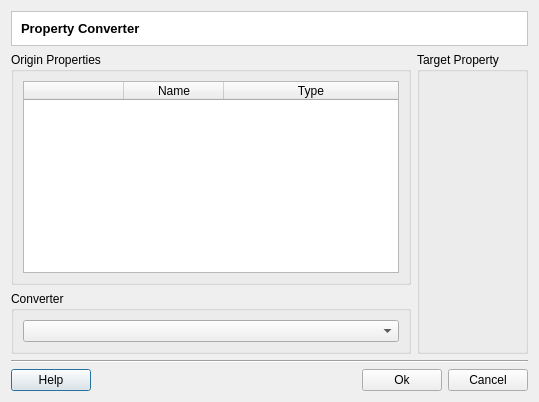
<?xml version="1.0" encoding="UTF-8"?>
<ui version="4.0">
 <class>PropertyConverterDialogForm</class>
 <widget class="QDialog" name="PropertyConverterDialogForm">
  <property name="geometry">
   <rect>
    <x>0</x>
    <y>0</y>
    <width>541</width>
    <height>428</height>
   </rect>
  </property>
  <property name="windowTitle">
   <string>Property Converter</string>
  </property>
  <layout class="QGridLayout" name="gridLayout_8">
   <property name="sizeConstraint">
    <enum>QLayout::SetFixedSize</enum>
   </property>
   <item row="0" column="0">
    <layout class="QGridLayout" name="gridLayout_7">
     <item row="0" column="0">
      <widget class="QFrame" name="frame">
       <property name="styleSheet">
        <string notr="true">QWidget { background: white }</string>
       </property>
       <property name="frameShape">
        <enum>QFrame::StyledPanel</enum>
       </property>
       <property name="frameShadow">
        <enum>QFrame::Sunken</enum>
       </property>
       <layout class="QVBoxLayout" name="verticalLayout_5">
        <item>
         <widget class="QLabel" name="m_titleLabel">
          <property name="font">
           <font>
            <pointsize>10</pointsize>
            <weight>75</weight>
            <bold>true</bold>
           </font>
          </property>
          <property name="text">
           <string>Property Converter</string>
          </property>
         </widget>
        </item>
       </layout>
      </widget>
     </item>
     <item row="1" column="0">
      <layout class="QGridLayout" name="gridLayout_4">
       <item row="0" column="0">
        <widget class="QGroupBox" name="groupBox">
         <property name="minimumSize">
          <size>
           <width>400</width>
           <height>0</height>
          </size>
         </property>
         <property name="title">
          <string>Origin Properties</string>
         </property>
         <layout class="QGridLayout" name="gridLayout">
          <item row="0" column="0">
           <widget class="QTableWidget" name="m_tableWidget">
            <property name="alternatingRowColors">
             <bool>true</bool>
            </property>
            <property name="selectionMode">
             <enum>QAbstractItemView::NoSelection</enum>
            </property>
            <property name="selectionBehavior">
             <enum>QAbstractItemView::SelectRows</enum>
            </property>
            <attribute name="horizontalHeaderMinimumSectionSize">
             <number>29</number>
            </attribute>
            <attribute name="horizontalHeaderStretchLastSection">
             <bool>true</bool>
            </attribute>
            <column>
             <property name="text">
              <string/>
             </property>
            </column>
            <column>
             <property name="text">
              <string>Name</string>
             </property>
            </column>
            <column>
             <property name="text">
              <string>Type</string>
             </property>
            </column>
           </widget>
          </item>
         </layout>
        </widget>
       </item>
       <item row="0" column="1" rowspan="2">
        <widget class="QGroupBox" name="groupBox_3">
         <property name="title">
          <string>Target Property</string>
         </property>
         <layout class="QGridLayout" name="gridLayout_3">
          <item row="0" column="0">
           <widget class="QWidget" name="m_widget" native="true">
            <property name="sizePolicy">
             <sizepolicy hsizetype="MinimumExpanding" vsizetype="MinimumExpanding">
              <horstretch>0</horstretch>
              <verstretch>0</verstretch>
             </sizepolicy>
            </property>
           </widget>
          </item>
         </layout>
        </widget>
       </item>
       <item row="1" column="0">
        <widget class="QGroupBox" name="groupBox_2">
         <property name="title">
          <string>Converter</string>
         </property>
         <layout class="QGridLayout" name="gridLayout_2">
          <item row="0" column="0">
           <widget class="QComboBox" name="m_comboBox"/>
          </item>
         </layout>
        </widget>
       </item>
      </layout>
     </item>
     <item row="2" column="0">
      <layout class="QGridLayout" name="gridLayout_6">
       <item row="0" column="0">
        <widget class="Line" name="line">
         <property name="orientation">
          <enum>Qt::Horizontal</enum>
         </property>
        </widget>
       </item>
       <item row="1" column="0">
        <layout class="QGridLayout" name="gridLayout_5">
         <item row="0" column="0">
          <widget class="QPushButton" name="m_helpPushButton">
           <property name="text">
            <string>Help</string>
           </property>
          </widget>
         </item>
         <item row="0" column="1">
          <spacer name="horizontalSpacer">
           <property name="orientation">
            <enum>Qt::Horizontal</enum>
           </property>
           <property name="sizeHint" stdset="0">
            <size>
             <width>40</width>
             <height>20</height>
            </size>
           </property>
          </spacer>
         </item>
         <item row="0" column="2">
          <widget class="QPushButton" name="m_okPushButton">
           <property name="text">
            <string>Ok</string>
           </property>
          </widget>
         </item>
         <item row="0" column="3">
          <widget class="QPushButton" name="m_cancelPushButton">
           <property name="text">
            <string>Cancel</string>
           </property>
          </widget>
         </item>
        </layout>
       </item>
      </layout>
     </item>
    </layout>
   </item>
  </layout>
 </widget>
 <tabstops>
  <tabstop>m_tableWidget</tabstop>
  <tabstop>m_comboBox</tabstop>
  <tabstop>m_okPushButton</tabstop>
  <tabstop>m_cancelPushButton</tabstop>
  <tabstop>m_helpPushButton</tabstop>
 </tabstops>
 <resources/>
 <connections>
  <connection>
   <sender>m_cancelPushButton</sender>
   <signal>clicked()</signal>
   <receiver>PropertyConverterDialogForm</receiver>
   <slot>reject()</slot>
   <hints>
    <hint type="sourcelabel">
     <x>706</x>
     <y>388</y>
    </hint>
    <hint type="destinationlabel">
     <x>708</x>
     <y>400</y>
    </hint>
   </hints>
  </connection>
 </connections>
</ui>
